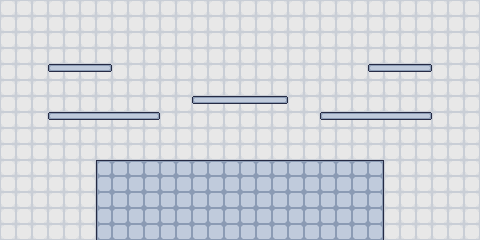

Rendered tile map (Tiled .tmx) drawn with the repository's tilesets; below, a short description and the full map source, tile grids included:
An orthogonal 30x15 tile map with 16x16 px tiles, 3 tile layers (Background, Stage, Plataforms), 2 tilesets and 13 objects (Player2_Spawn, Player1_Spawn).

<map version="1.10" tiledversion="1.11.2" orientation="orthogonal" renderorder="right-down" width="30" height="15" tilewidth="16" tileheight="16" infinite="0" nextlayerid="8" nextobjectid="3">
 <editorsettings>
  <export target="../../../../../../Desktop/map2.json" format="json" />
 </editorsettings>
 <tileset firstgid="1" name="Sprite-0005" tilewidth="16" tileheight="16" tilecount="1" columns="1">
  <image source="tiled/Sprite-0005.png" width="16" height="16" />
 </tileset>
 <tileset firstgid="2" name="Sprite-0006-Sheet" tilewidth="16" tileheight="16" tilecount="12" columns="4">
  <image source="tiled/Sprite-0006-Sheet.png" width="64" height="48" />
  <tile id="1">
   <objectgroup draworder="index">
    <object id="1" x="0" y="0" width="16" height="16" />
    <object id="2" x="0" y="0" width="16" height="16" />
   </objectgroup>
  </tile>
  <tile id="2">
   <objectgroup draworder="index">
    <object id="1" x="0" y="0" width="16" height="16" />
   </objectgroup>
  </tile>
  <tile id="3">
   <objectgroup draworder="index">
    <object id="1" x="0" y="0" width="16" height="16" />
   </objectgroup>
  </tile>
  <tile id="4">
   <objectgroup draworder="index">
    <object id="1" x="0" y="0" width="16" height="16" />
   </objectgroup>
  </tile>
  <tile id="5">
   <objectgroup draworder="index">
    <object id="1" x="0" y="0" width="16" height="16" />
   </objectgroup>
  </tile>
  <tile id="6">
   <objectgroup draworder="index">
    <object id="1" x="0" y="0" width="16" height="16" />
   </objectgroup>
  </tile>
  <tile id="7">
   <objectgroup draworder="index">
    <object id="1" x="0" y="0" width="16" height="8" />
    <object id="2" x="0" y="0" width="16" height="8" />
   </objectgroup>
  </tile>
  <tile id="8">
   <objectgroup draworder="index">
    <object id="1" x="0" y="0" width="16" height="8" />
   </objectgroup>
  </tile>
  <tile id="9">
   <objectgroup draworder="index">
    <object id="1" x="0" y="0" width="16" height="8" />
   </objectgroup>
  </tile>
 </tileset>
 <layer id="4" name="Background" width="30" height="15" locked="1">
  <data encoding="csv">
1,1,1,1,1,1,1,1,1,1,1,1,1,1,1,1,1,1,1,1,1,1,1,1,1,1,1,1,1,1,
1,1,1,1,1,1,1,1,1,1,1,1,1,1,1,1,1,1,1,1,1,1,1,1,1,1,1,1,1,1,
1,1,1,1,1,1,1,1,1,1,1,1,1,1,1,1,1,1,1,1,1,1,1,1,1,1,1,1,1,1,
1,1,1,1,1,1,1,1,1,1,1,1,1,1,1,1,1,1,1,1,1,1,1,1,1,1,1,1,1,1,
1,1,1,1,1,1,1,1,1,1,1,1,1,1,1,1,1,1,1,1,1,1,1,1,1,1,1,1,1,1,
1,1,1,1,1,1,1,1,1,1,1,1,1,1,1,1,1,1,1,1,1,1,1,1,1,1,1,1,1,1,
1,1,1,1,1,1,1,1,1,1,1,1,1,1,1,1,1,1,1,1,1,1,1,1,1,1,1,1,1,1,
1,1,1,1,1,1,1,1,1,1,1,1,1,1,1,1,1,1,1,1,1,1,1,1,1,1,1,1,1,1,
1,1,1,1,1,1,1,1,1,1,1,1,1,1,1,1,1,1,1,1,1,1,1,1,1,1,1,1,1,1,
1,1,1,1,1,1,1,1,1,1,1,1,1,1,1,1,1,1,1,1,1,1,1,1,1,1,1,1,1,1,
1,1,1,1,1,1,1,1,1,1,1,1,1,1,1,1,1,1,1,1,1,1,1,1,1,1,1,1,1,1,
1,1,1,1,1,1,1,1,1,1,1,1,1,1,1,1,1,1,1,1,1,1,1,1,1,1,1,1,1,1,
1,1,1,1,1,1,1,1,1,1,1,1,1,1,1,1,1,1,1,1,1,1,1,1,1,1,1,1,1,1,
1,1,1,1,1,1,1,1,1,1,1,1,1,1,1,1,1,1,1,1,1,1,1,1,1,1,1,1,1,1,
1,1,1,1,1,1,1,1,1,1,1,1,1,1,1,1,1,1,1,1,1,1,1,1,1,1,1,1,1,1
</data>
 </layer>
 <layer id="1" name="Stage" width="30" height="15">
  <data encoding="csv">
0,0,0,0,0,0,0,0,0,0,0,0,0,0,0,0,0,0,0,0,0,0,0,0,0,0,0,0,0,0,
0,0,0,0,0,0,0,0,0,0,0,0,0,0,0,0,0,0,0,0,0,0,0,0,0,0,0,0,0,0,
0,0,0,0,0,0,0,0,0,0,0,0,0,0,0,0,0,0,0,0,0,0,0,0,0,0,0,0,0,0,
0,0,0,0,0,0,0,0,0,0,0,0,0,0,0,0,0,0,0,0,0,0,0,0,0,0,0,0,0,0,
0,0,0,0,0,0,0,0,0,0,0,0,0,0,0,0,0,0,0,0,0,0,0,0,0,0,0,0,0,0,
0,0,0,0,0,0,0,0,0,0,0,0,0,0,0,0,0,0,0,0,0,0,0,0,0,0,0,0,0,0,
0,0,0,0,0,0,0,0,0,0,0,0,0,0,0,0,0,0,0,0,0,0,0,0,0,0,0,0,0,0,
0,0,0,0,0,0,0,0,0,0,0,0,0,0,0,0,0,0,0,0,0,0,0,0,0,0,0,0,0,0,
0,0,0,0,0,0,0,0,0,0,0,0,0,0,0,0,0,0,0,0,0,0,0,0,0,0,0,0,0,0,
0,0,0,0,0,0,0,0,0,0,0,0,0,0,0,0,0,0,0,0,0,0,0,0,0,0,0,0,0,0,
0,0,0,0,0,0,7,4,4,4,4,4,4,4,4,4,4,4,4,4,4,4,4,8,0,0,0,0,0,0,
0,0,0,0,0,0,6,3,3,3,3,3,3,3,3,3,3,3,3,3,3,3,3,5,0,0,0,0,0,0,
0,0,0,0,0,0,6,3,3,3,3,3,3,3,3,3,3,3,3,3,3,3,3,5,0,0,0,0,0,0,
0,0,0,0,0,0,6,3,3,3,3,3,3,3,3,3,3,3,3,3,3,3,3,5,0,0,0,0,0,0,
0,0,0,0,0,0,6,3,3,3,3,3,3,3,3,3,3,3,3,3,3,3,3,5,0,0,0,0,0,0
</data>
 </layer>
 <layer id="5" name="Plataforms" width="30" height="15">
  <data encoding="csv">
0,0,0,0,0,0,0,0,0,0,0,0,0,0,0,0,0,0,0,0,0,0,0,0,0,0,0,0,0,0,
0,0,0,0,0,0,0,0,0,0,0,0,0,0,0,0,0,0,0,0,0,0,0,0,0,0,0,0,0,0,
0,0,0,0,0,0,0,0,0,0,0,0,0,0,0,0,0,0,0,0,0,0,0,0,0,0,0,0,0,0,
0,0,0,0,0,0,0,0,0,0,0,0,0,0,0,0,0,0,0,0,0,0,0,0,0,0,0,0,0,0,
0,0,0,9,10,10,11,0,0,0,0,0,0,0,0,0,0,0,0,0,0,0,0,9,10,10,11,0,0,0,
0,0,0,0,0,0,0,0,0,0,0,0,0,0,0,0,0,0,0,0,0,0,0,0,0,0,0,0,0,0,
0,0,0,0,0,0,0,0,0,0,0,0,9,10,10,10,10,11,0,0,0,0,0,0,0,0,0,0,0,0,
0,0,0,9,10,10,10,10,10,11,0,0,0,0,0,0,0,0,0,0,9,10,10,10,10,10,11,0,0,0,
0,0,0,0,0,0,0,0,0,0,0,0,0,0,0,0,0,0,0,0,0,0,0,0,0,0,0,0,0,0,
0,0,0,0,0,0,0,0,0,0,0,0,0,0,0,0,0,0,0,0,0,0,0,0,0,0,0,0,0,0,
0,0,0,0,0,0,0,0,0,0,0,0,0,0,0,0,0,0,0,0,0,0,0,0,0,0,0,0,0,0,
0,0,0,0,0,0,0,0,0,0,0,0,0,0,0,0,0,0,0,0,0,0,0,0,0,0,0,0,0,0,
0,0,0,0,0,0,0,0,0,0,0,0,0,0,0,0,0,0,0,0,0,0,0,0,0,0,0,0,0,0,
0,0,0,0,0,0,0,0,0,0,0,0,0,0,0,0,0,0,0,0,0,0,0,0,0,0,0,0,0,0,
0,0,0,0,0,0,0,0,0,0,0,0,0,0,0,0,0,0,0,0,0,0,0,0,0,0,0,0,0,0
</data>
 </layer>
 <objectgroup id="6" name="Spawns" visible="0">
  <object id="1" name="Player2_Spawn" x="400" y="48">
   <point />
  </object>
  <object id="2" name="Player1_Spawn" x="80" y="48">
   <point />
  </object>
 </objectgroup>
</map>